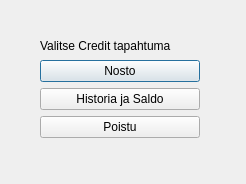
<?xml version="1.0" encoding="UTF-8"?>
<ui version="4.0">
 <class>creditwindow</class>
 <widget class="QDialog" name="creditwindow">
  <property name="geometry">
   <rect>
    <x>0</x>
    <y>0</y>
    <width>246</width>
    <height>184</height>
   </rect>
  </property>
  <property name="windowTitle">
   <string>Dialog</string>
  </property>
  <widget class="QWidget" name="verticalLayoutWidget">
   <property name="geometry">
    <rect>
     <x>40</x>
     <y>60</y>
     <width>160</width>
     <height>80</height>
    </rect>
   </property>
   <layout class="QVBoxLayout" name="verticalLayout">
    <item>
     <widget class="QPushButton" name="Cwithdraw">
      <property name="text">
       <string>Nosto</string>
      </property>
     </widget>
    </item>
    <item>
     <widget class="QPushButton" name="Chistory">
      <property name="text">
       <string>Historia ja Saldo</string>
      </property>
     </widget>
    </item>
    <item>
     <widget class="QPushButton" name="CPoistu">
      <property name="text">
       <string>Poistu</string>
      </property>
     </widget>
    </item>
   </layout>
  </widget>
  <widget class="QLabel" name="label">
   <property name="geometry">
    <rect>
     <x>40</x>
     <y>30</y>
     <width>161</width>
     <height>31</height>
    </rect>
   </property>
   <property name="text">
    <string>Valitse Credit tapahtuma</string>
   </property>
  </widget>
 </widget>
 <resources/>
 <connections/>
</ui>
